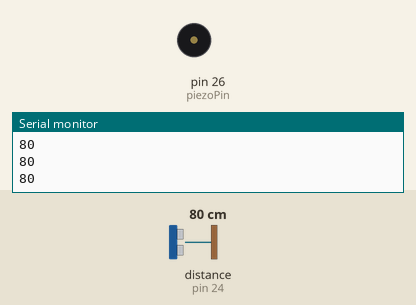
Recording of a sketch running on a simulated Arduino Mega 2560, built with avr-gcc and run on an emulated ATmega2560. Shown: buzzer (waves = sounding), the last lines printed to the serial monitor. Wiring (inferred from the names in the program): ultrasonic range finder: trigger pin 22; echo pin 24. The inputs (shaded band) are chosen by the test bench; at power-on: distance to the obstacle (sensor on pin 24) 80 cm. The echo pulse lasts 58.3 µs per cm.

Above: at 1.2 s.
1.3 s: distance to the obstacle (sensor on pin 24) set to 63 cm
2.8 s: distance to the obstacle (sensor on pin 24) set to 55 cm
At 4.1 s:
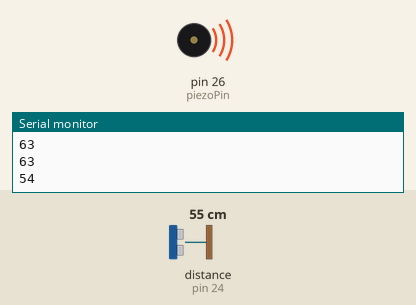
5.8 s: distance to the obstacle (sensor on pin 24) set to 60 cm
At 6.6 s:
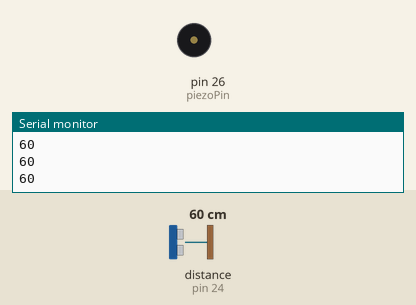
7.5 s: distance to the obstacle (sensor on pin 24) set to 2 cm
At 8.9 s:
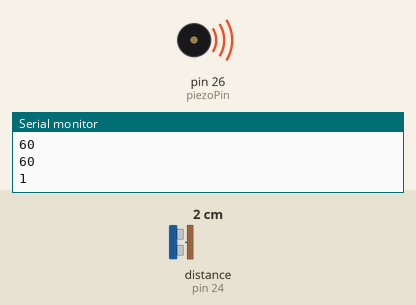
Timing chart, 0 to 11.5 s (numbered marks = the images above; inputs shaded):
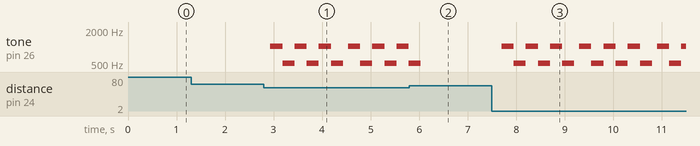

Measured:
- the behaviour switches between 60 and 59 cm on distance to the obstacle (sensor on pin 24) (found by bisection; images 0 and 1)
- after the input at 2.8 s, tone on pin 26 (piezoPin): plays 1024 Hz for 0.25 s, 512 Hz for 0.25 s, 1024 Hz for 0.25 s, 512 Hz for 0.25 s, 1024 Hz for 0.25 s, 512 Hz for 0.25 s … (12 notes in this stretch), starting after 0.13 s
- after the input at 5.8 s, tone on pin 26 (piezoPin): goes on until 6.0 s, then stays silent
- after the input at 7.5 s, tone on pin 26 (piezoPin): silent → 1024 Hz after 0.20 s, then repeats every 1.6 s: 2 × (512 Hz 0.25 s, 1024 Hz 0.25 s), 512 Hz 0.25 s, silent 0.10 s, 1024 Hz 0.25 s

The sketch:

HyperSensor.ino
```cpp
const int trigPin = 22;    //Trig 핀 할당
const int echoPin = 24;    //Echo 핀 할당
const int piezoPin = 26;  //Piezo 핀 할당

void setup()
{
    Serial.begin(115200);
    Serial.println("초음파센서 거리측정및 경보");

    pinMode(trigPin, OUTPUT);    //Trig 핀 output으로 세팅
    pinMode(echoPin, INPUT);     //Echo 핀 input으로 세팅
    pinMode(piezoPin, OUTPUT);   //Piezo 핀 output으로 세팅
}

void loop()
{
    long duration, distance;

    //Trig 핀으로 10us의 신호 발생
    digitalWrite(trigPin, LOW);       //Trig 핀 Low
    delayMicroseconds(2);             //2us 유지
    digitalWrite(trigPin, HIGH);      //Trig 핀 High
    delayMicroseconds(10);            //10us 유지
    digitalWrite(trigPin, LOW);       //Trig 핀 Low

    //Echo 핀으로 들어오는 펄스의 시간 측정
    duration = pulseIn(echoPin, HIGH);   //pulseIn함수가 호출되고 펄스가 입력될 때까지의 시간.
    distance = duration /29 / 2;        //센치미터로 환산

    Serial.print(distance);
    Serial.println();
    delay(100);

    if(distance < 60){
      for(int i=0;i<3;i++)
      {
        tone(piezoPin,1024,250);      //1초간 piezo울림(523은 주파수)
        delay(250);                   //0.3초 대기
        noTone(piezoPin);             //piezo출력 끔
        tone(piezoPin,512,250);      //1초간 piezo울림(523은 주파수)
        delay(250);                   //0.3초 대기
        noTone(piezoPin);             //piezo출력 끔
      }
    }
}
```
